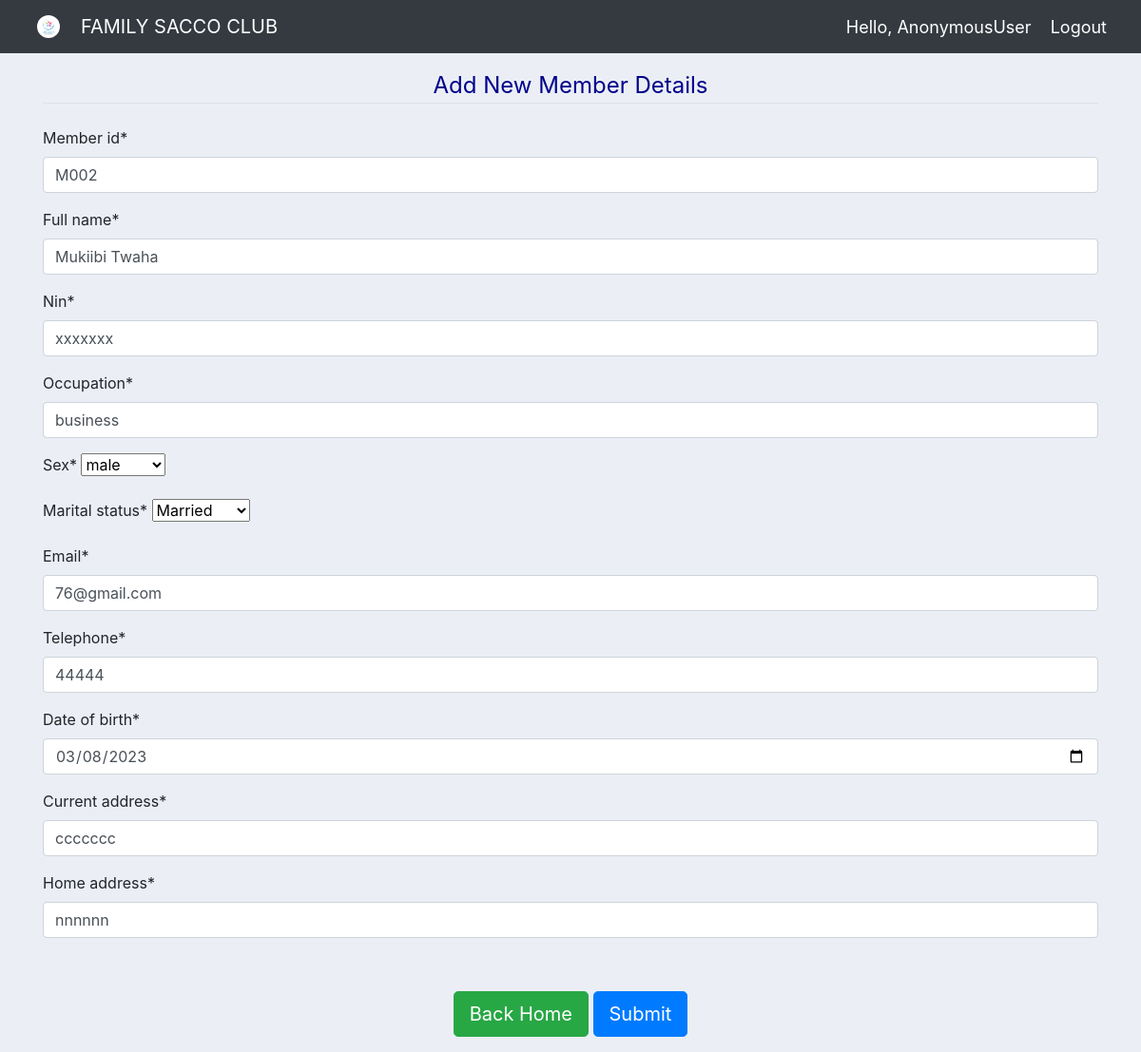
The app's page /update_member/M002/ with its own data.
### fam_sacco_app/models.py (models this page shows, shortened)
class Member(models.Model):
    sex_choices = (("Male","male"), ("Female","Female"))
    status_choices = (("Married","Married"),("Single","Single"),
                        ("Windowed","Windowed"),("Divorsed","Divorsed"))
    member_id =models.CharField(max_length=10, primary_key=True )
    full_name = models.CharField(max_length=200, null=False)
    nin = models.CharField(max_length=100)
    occupation=models.CharField(max_length=500)
    sex = models.CharField(max_length=10,choices = sex_choices)
    marital_status = models.CharField(max_length=30, choices=status_choices)
    email = models.EmailField(max_length=100)
    telephone = models.PositiveIntegerField()
    date_of_birth = models.DateField(validators=[MaxValueValidator(datetime.date.today)])
    current_address = models.CharField(max_length=300)
    home_address = models.CharField(max_length=300)
    Registered_date = models.DateTimeField(auto_now_add=True)

### fam_sacco_app/views.py (the view)
# urls.py: path('update_member/<str:member_id>/', views.updateMember, name='update_member'),
def updateMember(request, member_id):
    member = Member.objects.get(member_id=member_id)
    form = MemberForm(instance=member)
    if request.method == "POST":
        form = MemberForm(request.POST, instance=member)
        if form.is_valid():
            form.save()
            return redirect('/')
    context = {'form': form}
    return render(request, 'members/member_form.html', context)

### fam_sacco_app/forms.py
class MemberForm(ModelForm):
    date_of_birth= forms.DateField(widget=forms.widgets.DateInput(
        attrs={'type': 'date'}))
    class Meta:
        model = Member
        fields = '__all__'

### fam_sacco_app/templates/members/member_form.html (shortened to what this page needs)
{% extends 'members/main.html' %}
{% load crispy_forms_tags %}
{% load static %}
{% block content %}
        <div class="container"><br>
            <form action="" method="POST" >
                <fieldset class="form-group">
                    <legend class="border-bottom mb-4" style="color: darkblue; text-align: center;">Add New Member Details</legend>
                    {{ form|crispy }}
                </fieldset><br>
                <div class="form-group" id="signup-button" align="center">
                        <a class="btn btn-lg btn-success" href="{% url 'home' %}">Back Home</a>
                        <button class="btn btn-lg btn-primary">Submit</button>
                    </div>
            </form>
        </div>
{% endblock %}

### fam_sacco_app/static/css/main.css (style rules this page uses)
body { background-color: #ebeff5; }

### records on screen
Member: member_id "M002", full_name "Mukiibi Twaha", nin "xxxxxxx", occupation "business", sex "male", marital_status "Married", email "76@gmail.com", telephone "44444", date_of_birth "03/08/2023", current_address "ccccccc", home_address "nnnnnn"

### other values on screen
{{ request.user }} "AnonymousUser"
